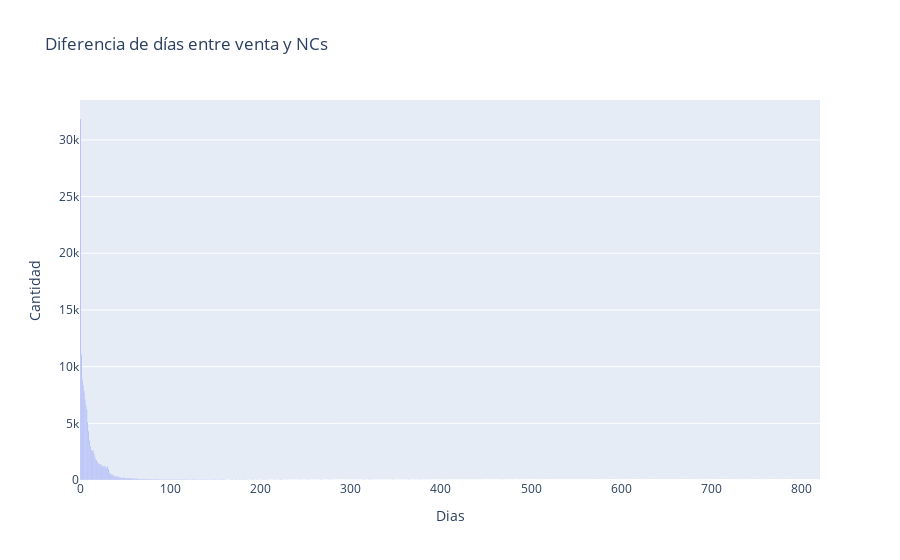

Notebook source saved alongside this figure:
### Code cell
dias_graf = px.bar(diferencia_dias, x="dif_dias", y="Cautoriza",title = "Diferencia de días entre venta y NCs",labels={"Cautoriza":"Cantidad","dif_dias":"Dias"})
dias_graf.update_layout(xaxis_categoryorder = 'total descending')
dias_graf.show()

### Figure 1 — Plotly figure (JSON) as saved in the notebook; plotly's stock layout.template omitted (floating-point values rounded to 4 significant figures; data arrays with more than 128 entries replaced by an {"elided": "..."} marker saying what was removed)
{"data": [{"alignmentgroup": "True", "hovertemplate": "Dias=%{x}<br>Cantidad=%{y}<extra></extra>", "legendgroup": "", "marker": {"color": "#636efa", "pattern": {"shape": ""}}, "name": "", "offsetgroup": "", "orientation": "v", "showlegend": false, "textposition": "auto", "type": "bar", "x": {"elided": "523 int values"}, "xaxis": "x", "y": {"elided": "523 int values"}, "yaxis": "y"}], "layout": {"barmode": "relative", "legend": {"tracegroupgap": 0}, "title": {"text": "Diferencia de días entre venta y NCs"}, "xaxis": {"anchor": "y", "categoryorder": "total descending", "domain": [0, 1], "title": {"text": "Dias"}}, "yaxis": {"anchor": "x", "domain": [0, 1], "title": {"text": "Cantidad"}}}}
